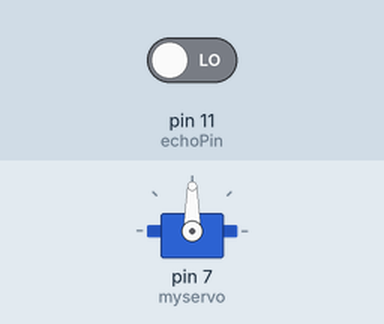
Simulated run of this sketch. Board: Arduino Uno, built with avr-gcc and run on an emulated ATmega328P. Parts: servo. The test bench sets the inputs (shaded band); at power-on: pin 11 (echoPin) LOW. What the sketch prints to the serial monitor is not drawn.

Above: at 0.1 s.
At 1.1 s:
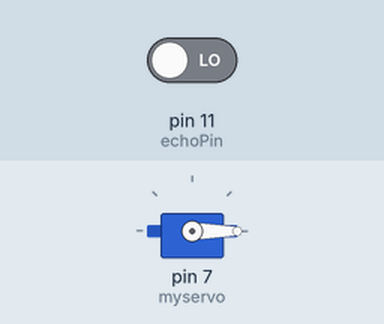
Timing chart, 0 to 2.6 s (numbered marks = the images above):
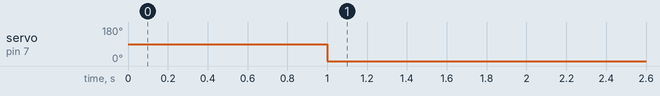

Measured:
- by itself, servo on pin 7 (myservo): 90° → 0° at 1.0 s

The sketch:

AutoBin.ino
```cpp
#include <Servo.h>
Servo myservo;

int trigPin = 10;
int echoPin = 11;
long duration, cm;


void setup()
{
  myservo.attach(7);
  Serial.begin(115200);
  pinMode(trigPin,OUTPUT);
  pinMode(echoPin,INPUT);
}
void loop()
{
  digitalWrite(trigPin, LOW);
  delayMicroseconds(5);
  digitalWrite(trigPin, HIGH);
  delayMicroseconds(10);


  pinMode(echoPin, INPUT);
  duration = pulseIn(echoPin, HIGH);

  cm = (duration/2) / 29.1;


  if(cm <= 17)
  {
        myservo.write(0);
        delay(5000);
        Serial.println("ฝาถังขยะได้ถูกเปิดออก");
      //  myservo.write(180);
      //  delay(1000);

  }//if
  else{
      myservo.write(180);

  /*
    for(pos = 180; pos >= 0; pos -=1)
    {
      myservo.write(pos);
      delay(100);
    }//for
   */
  }

}
```
